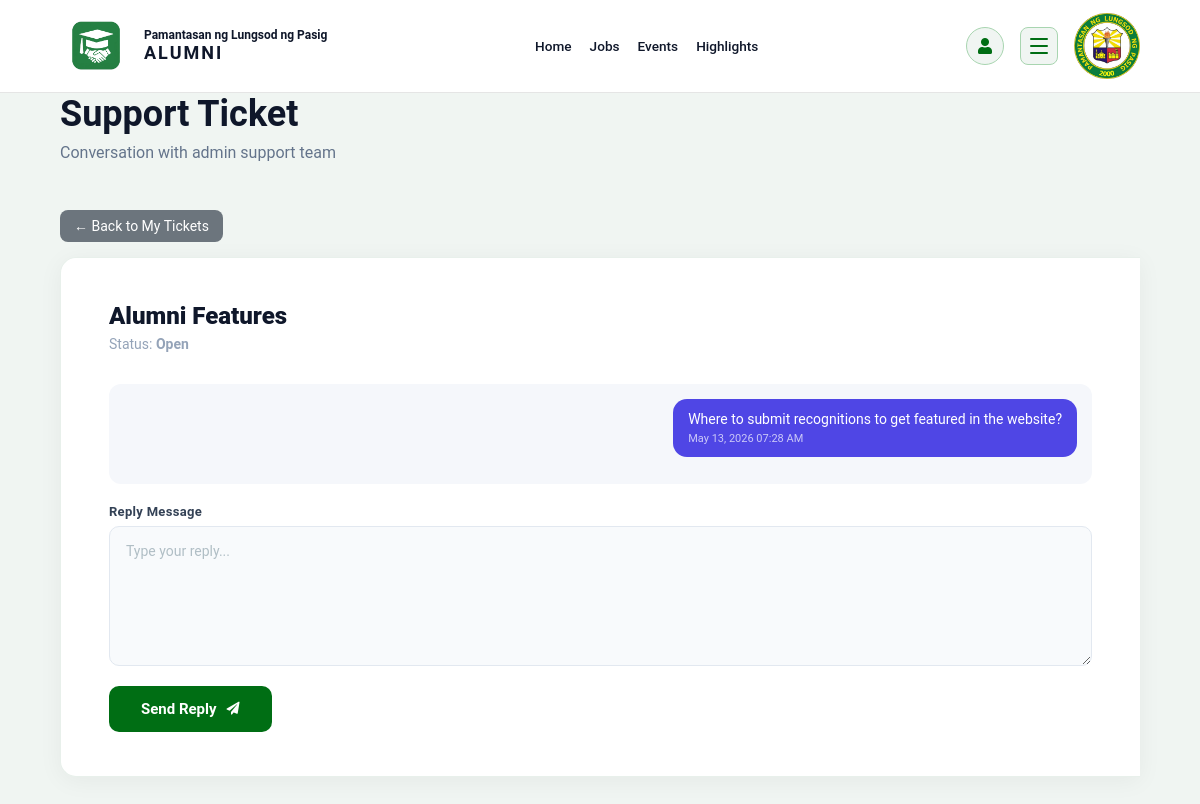
Screenshot of /view_ticket.php?id=1 (signed in) with the database file from the repository.
### tables this page shows
CREATE TABLE `tickets` (
  `id` int(11) NOT NULL AUTO_INCREMENT,
  `user_id` int(11) DEFAULT NULL,
  `full_name` varchar(120) DEFAULT NULL,
  `email` varchar(120) DEFAULT NULL,
  `subject` varchar(255) DEFAULT NULL,
  `message` text DEFAULT NULL,
  `status` enum('open','in_progress','resolved') DEFAULT 'open',
  `created_at` timestamp NOT NULL DEFAULT current_timestamp(),
  `updated_at` timestamp NULL DEFAULT NULL ON UPDATE current_timestamp(),
  PRIMARY KEY (`id`),
  KEY `fk_ticket_user` (`user_id`),
  CONSTRAINT `fk_ticket_user` FOREIGN KEY (`user_id`) REFERENCES `users` (`id`) ON DELETE SET NULL
);

CREATE TABLE `ticket_replies` (
  `id` int(11) NOT NULL AUTO_INCREMENT,
  `ticket_id` int(11) NOT NULL,
  `sender_type` enum('user','admin') NOT NULL,
  `user_id` int(11) DEFAULT NULL,
  `message` text NOT NULL,
  `created_at` timestamp NOT NULL DEFAULT current_timestamp(),
  PRIMARY KEY (`id`),
  KEY `fk_reply_ticket` (`ticket_id`),
  KEY `fk_reply_user` (`user_id`),
  CONSTRAINT `fk_reply_ticket` FOREIGN KEY (`ticket_id`) REFERENCES `tickets` (`id`) ON DELETE CASCADE,
  CONSTRAINT `fk_reply_user` FOREIGN KEY (`user_id`) REFERENCES `users` (`id`) ON DELETE SET NULL
);

### view_ticket.php (the view, shortened to what this page needs)
<?php
include("backend/db.php");
$user_id = $_SESSION['user_id'];
$ticket_id = intval($_GET['id']);
$stmt = $conn->prepare("
    SELECT *
    FROM tickets
    WHERE id = ? AND user_id = ?
");
$stmt->bind_param("ii", $ticket_id, $user_id);
$stmt->execute();
$ticket = $stmt->get_result()->fetch_assoc();
$replies = mysqli_query($conn, "
    SELECT *
    FROM ticket_replies
    WHERE ticket_id = '$ticket_id'
    ORDER BY created_at ASC
");
?>
<!DOCTYPE html>
<html lang="en">
<head>
    <link rel="stylesheet" href="assets/css/contact.css">
    <link rel="stylesheet" href="assets/css/alumni_homepage.css">
    <link rel="stylesheet" href="https://cdnjs.cloudflare.com/ajax/libs/font-awesome/5.15.4/css/all.min.css">
</head>
<body>
    <?php include('includes/navbarhome.php'); ?>
    <section class="contact-section">
        <div class="contact-wrapper">
            <div class="contact-header">
                <span class="section-tag">Support Ticket</span>
                <p class="section-sub">
                    Conversation with admin support team
                </p>
            </div>
            <div style="margin-bottom: 15px;">
                <a href="my_tickets.php" style="
        display:inline-block;
        padding:8px 14px;
        background:#6c757d;
        color:#fff;
        border-radius:8px;
        text-decoration:none;
        font-size:14px;
    ">
                    ← Back to My Tickets
                </a>
            </div>
            <div class="contact-form-card">
                <h3 class="form-title">
                    <?= htmlspecialchars($ticket['subject']) ?>
                </h3>
                <p class="form-sub">
                    Status:
                    <b><?= ucfirst($ticket['status']) ?></b>
                </p>
                <div class="chat-box">
                    <?php while ($row = mysqli_fetch_assoc($replies)): ?>
                        <div class="message <?= $row['sender_type'] ?>">
                            <div class="bubble">
                                <?= nl2br(htmlspecialchars($row['message'])) ?>
                                <div class="time">
                                    <?= date("M d, Y h:i A", strtotime($row['created_at'])) ?>
                                </div>
                            </div>
                        </div>
                    <?php endwhile; ?>
                </div>
                <?php if ($ticket['status'] === 'resolved'): ?>
                    <div style="
                            padding:15px;
                            background:#e9ecef;
                            border-radius:10px;
                            margin-top:15px;
                        ">
                        <b>This ticket is resolved (Archived).</b><br>
                        You can view this conversation but cannot send messages anymore.
                    </div>
                <?php else: ?>
                    <form method="POST" class="contact-form">
                        <div class="form-group">
                            <label>Reply Message</label>
                            <textarea name="message" rows="4" placeholder="Type your reply..." required></textarea>
                        </div>
                        <button class="submit-btn" name="send_reply">
                            Send Reply <i class="fas fa-paper-plane"></i>
                        </button>
                    </form>
                <?php endif; ?>
            </div>
        </div>
    </section>
</body>
</html>

### assets/css/contact.css (style rules this page uses)
* { margin: 0; padding: 0; box-sizing: border-box; font-family: "Roboto", sans-serif; }
body { background: #f0f5f2; color: #0f172a; padding-bottom: 80px; }
.contact-section { padding: 0 5% 80px; }
.contact-wrapper { max-width: 1100px; margin: 0 auto; }
.contact-header { margin-bottom: 48px; }
.section-tag { font-size: 36px; font-weight: 600; color: #0f172a; display: block; margin-bottom: 8px; }
.section-sub { font-size: 16px; color: #64748b; }
.contact-form-card { background: #ffffff; border: 1px solid #e8f0eb; border-right: none; border-radius: 16px 0 0 16px; padding: 44px 48px; box-shadow: 0 4px 24px rgba(0, 0, 0, 0.05); }
.form-title { font-size: 24px; font-weight: 1000; color: #0f172a; margin-bottom: 6px; }
.form-sub { font-size: 14px; color: #94a3b8; margin-bottom: 32px; }
.contact-form { display: flex; flex-direction: column; gap: 20px; }
.form-group { display: flex; flex-direction: column; gap: 7px; flex: 1; }
.form-group label { font-size: 13px; font-weight: 600; color: #334155; letter-spacing: 0.3px; }
.contact-form input, .contact-form textarea { width: 100%; padding: 13px 16px; border: 1.5px solid #e2e8f0; border-radius: 10px; background: #f8fafc; font-family: 'Roboto', sans-serif; font-size: 14px; color: #0f172a; outline: none; transition: border-color 0.2s ease, background 0.2s ease, box-shadow 0.2s ease; }
.contact-form input::placeholder, .contact-form textarea::placeholder { color: #b0bec5; }
.contact-form textarea { resize: vertical; min-height: 140px; line-height: 1.6; }
.submit-btn { align-self: flex-start; display: inline-flex; align-items: center; gap: 10px; padding: 14px 32px; background: #006e14; color: #ffffff; border: none; border-radius: 10px; font-family: 'Roboto', sans-serif; font-size: 15px; font-weight: 600; cursor: pointer; transition: background 0.25s ease, transform 0.2s ease, box-shadow 0.25s ease; }
.submit-btn i { font-size: 13px; transition: transform 0.2s ease; }

### assets/css/alumni_homepage.css (style rules this page uses)
* { margin: 0; padding: 0; box-sizing: border-box; font-family: "Roboto", sans-serif; }
body { background: #f0f5f2; color: #0f172a; }

### view_ticket.php (style rules this page uses)
.chat-box { max-height: 450px; overflow-y: auto; padding: 15px; background: #f5f7fb; border-radius: 12px; margin-bottom: 20px; }
.message { margin-bottom: 12px; display: flex; }
.user { justify-content: flex-end; }
.bubble { display: inline-block; padding: 12px 15px; border-radius: 14px; max-width: 70%; font-size: 14px; }
.user .bubble { background: #4f46e5; color: #fff; }
.time { font-size: 11px; opacity: 0.7; margin-top: 5px; }
textarea { width: 100%; padding: 12px; border-radius: 10px; border: 1px solid #ddd; resize: none; font-family: inherit; }

### rows the page displays
tickets: subject "Alumni Features", status "Open"
ticket_replies: message "Where to submit recognitions to get featured in the website?", created_at "May 13, 2026 07:28 AM"
